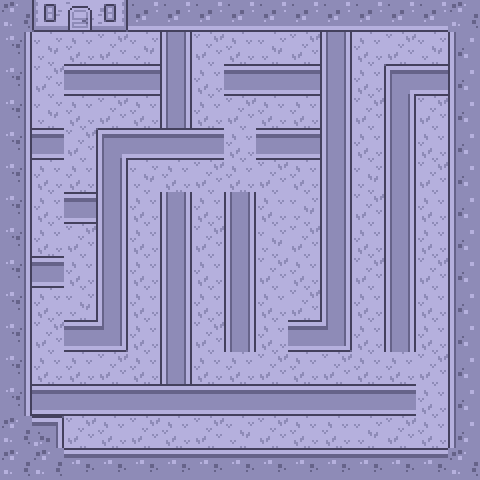

Below is a game level as drawn by its tile map, then a one-line description and the .tmx file that defines it, in full:
An orthogonal 15x15 tile map with 32x32 px tiles, 1 tile layer (Слой тайлов 1).

<map version="1.9" tiledversion="1.9.2" orientation="orthogonal" renderorder="right-down" width="15" height="15" tilewidth="32" tileheight="32" infinite="0" nextlayerid="2" nextobjectid="1">
 <tileset firstgid="1" source="tilemap111.tsx" />
 <layer id="1" name="Слой тайлов 1" width="15" height="15">
  <data encoding="csv">
26,108,110,109,43,43,43,43,43,43,43,43,43,43,26,
27,52,1,18,52,59,18,1,52,18,59,1,18,52,25,
27,18,76,76,76,59,1,76,76,76,59,1,60,76,25,
27,52,1,18,1,59,1,18,1,1,59,18,59,18,25,
27,76,18,60,76,76,76,1,76,76,59,1,59,1,25,
27,1,1,59,52,1,18,1,18,1,59,52,59,18,25,
27,1,76,59,1,59,1,59,1,52,59,18,59,1,25,
27,1,18,59,1,59,18,59,52,18,59,1,59,1,25,
27,76,1,59,1,59,1,59,18,1,59,18,59,18,25,
27,1,52,59,1,59,1,59,1,18,59,1,59,1,25,
27,18,76,78,1,59,18,59,1,76,78,1,59,1,25,
27,1,1,18,1,59,1,1,18,1,18,1,1,18,25,
27,76,76,76,76,76,76,76,76,76,76,76,76,1,25,
26,10,18,1,18,1,18,52,18,1,1,52,18,1,25,
26,26,9,9,9,9,9,9,9,9,9,9,9,9,26
</data>
 </layer>
</map>